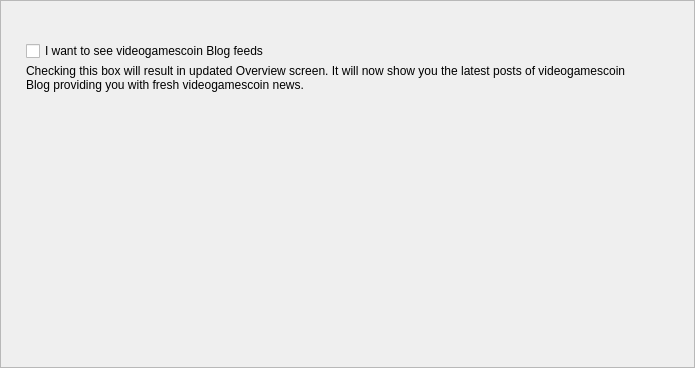
<?xml version="1.0" encoding="UTF-8"?>
<ui version="4.0">
 <class>PrivacyFrame</class>
 <widget class="QFrame" name="PrivacyFrame">
  <property name="geometry">
   <rect>
    <x>0</x>
    <y>0</y>
    <width>695</width>
    <height>368</height>
   </rect>
  </property>
  <property name="windowTitle">
   <string>Frame</string>
  </property>
  <property name="frameShape">
   <enum>QFrame::StyledPanel</enum>
  </property>
  <property name="frameShadow">
   <enum>QFrame::Raised</enum>
  </property>
  <layout class="QVBoxLayout" name="verticalLayout_3">
   <property name="spacing">
    <number>0</number>
   </property>
   <property name="leftMargin">
    <number>25</number>
   </property>
   <property name="topMargin">
    <number>40</number>
   </property>
   <property name="rightMargin">
    <number>49</number>
   </property>
   <item>
    <widget class="QWidget" name="widget_2" native="true">
     <property name="sizePolicy">
      <sizepolicy hsizetype="Preferred" vsizetype="Fixed">
       <horstretch>0</horstretch>
       <verstretch>0</verstretch>
      </sizepolicy>
     </property>
     <property name="minimumSize">
      <size>
       <width>0</width>
       <height>70</height>
      </size>
     </property>
     <property name="maximumSize">
      <size>
       <width>16777215</width>
       <height>70</height>
      </size>
     </property>
     <layout class="QVBoxLayout" name="verticalLayout_2" stretch="0,1">
      <property name="spacing">
       <number>3</number>
      </property>
      <property name="leftMargin">
       <number>0</number>
      </property>
      <property name="topMargin">
       <number>0</number>
      </property>
      <property name="rightMargin">
       <number>0</number>
      </property>
      <property name="bottomMargin">
       <number>0</number>
      </property>
      <item>
       <widget class="QCheckBox" name="m_newsCheck">
        <property name="text">
         <string>I want to see videogamescoin Blog feeds</string>
        </property>
       </widget>
      </item>
      <item alignment="Qt::AlignTop">
       <widget class="WalletGui::WalletSmallGrayTextLabel" name="m_embeddedHelperLabel">
        <property name="text">
         <string>Checking this box will result in updated Overview screen. It will now show you the latest posts of videogamescoin Blog providing you with fresh videogamescoin news.</string>
        </property>
        <property name="alignment">
         <set>Qt::AlignLeading|Qt::AlignLeft|Qt::AlignTop</set>
        </property>
        <property name="wordWrap">
         <bool>true</bool>
        </property>
        <property name="indent">
         <number>0</number>
        </property>
       </widget>
      </item>
     </layout>
    </widget>
   </item>
   <item>
    <spacer name="verticalSpacer">
     <property name="orientation">
      <enum>Qt::Vertical</enum>
     </property>
     <property name="sizeHint" stdset="0">
      <size>
       <width>20</width>
       <height>171</height>
      </size>
     </property>
    </spacer>
   </item>
  </layout>
 </widget>
 <customwidgets>
  <customwidget>
   <class>WalletGui::WalletSmallGrayTextLabel</class>
   <extends>QLabel</extends>
   <header>Gui/Common/WalletTextLabel.h</header>
  </customwidget>
 </customwidgets>
 <resources/>
 <connections/>
</ui>
